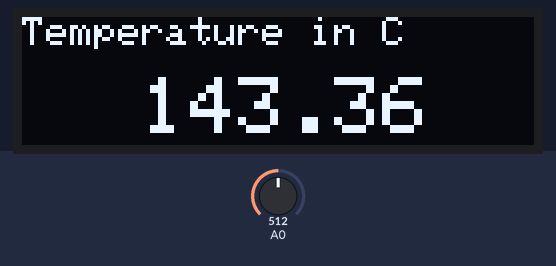
The sketch below on a simulated Arduino Uno, built with avr-gcc and run on an emulated ATmega328P. On the bench: 128×32 one-colour display. Inputs (shaded band) come from the test bench; at power-on: A0 = 512. What the sketch prints to the serial monitor is not drawn.

Above: at 5.8 s.
5.9 s: A0 set to 716
At 11.3 s:
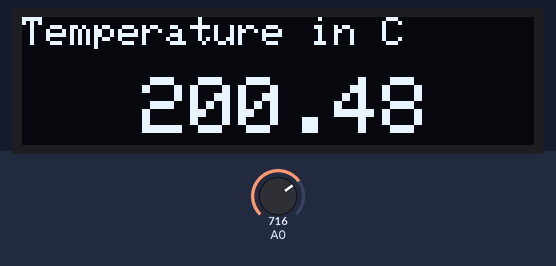
11.9 s: A0 set to 900
At 15.7 s:
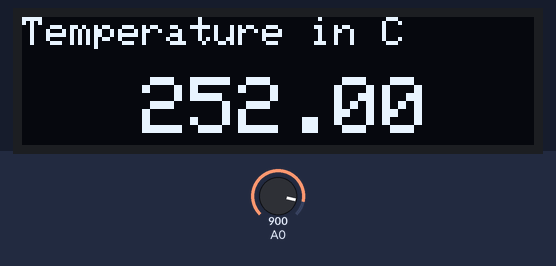
17.9 s: A0 set to 1023
At 21.3 s:
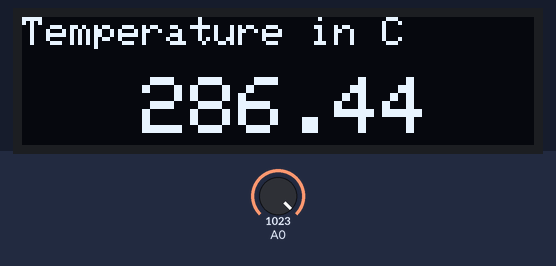
Timing chart, 0 to 22.8 s (numbered marks = the images above; inputs shaded):
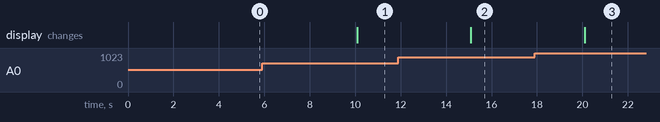

Measured:
- after the input at 5.9 s, the display: changes after 4.2 s (image 1)
- after the input at 11.9 s, the display: changes after 3.2 s (image 2)
- after the input at 17.9 s, the display: changes after 2.2 s (image 3)

The sketch:

OLED_Temperature.ino
```cpp
#include <Wire.h>  //scl-D1; sda-D2
#include <Adafruit_GFX.h>
#include <Adafruit_SSD1306.h>

#define SCREEN_WIDTH 128 // OLED display width, in pixels
#define SCREEN_HEIGHT 32 // OLED display height, in pixels

Adafruit_SSD1306 display(SCREEN_WIDTH, SCREEN_HEIGHT, &Wire);

float tempInCel;

void setup() {
  pinMode(A0, INPUT);
  Serial.begin(9600);

  // SSD1306_SWITCHCAPVCC = generate display voltage from 3.3V internally
  if(!display.begin(SSD1306_SWITCHCAPVCC, 0x3C)) { // I2C Address 0x3C for 128x32
    Serial.println(F("SSD1306 allocation failed"));
    for(;;); // Don't proceed, loop forever
  }


}

void loop() {
  tempInCel = analogRead(A0)*0.28;
  Serial.println(tempInCel);

  display.clearDisplay();
  display.setTextSize(1);                    // Set for small font
  display.setTextColor(WHITE);
  display.setCursor(0, 0);
  display.println("Temperature in C");
  display.setTextSize(2);
  display.setCursor(30, 15);                    // Set cursor to upper left
  display.println(tempInCel);
  display.display();
  delay(5000);

}
```
